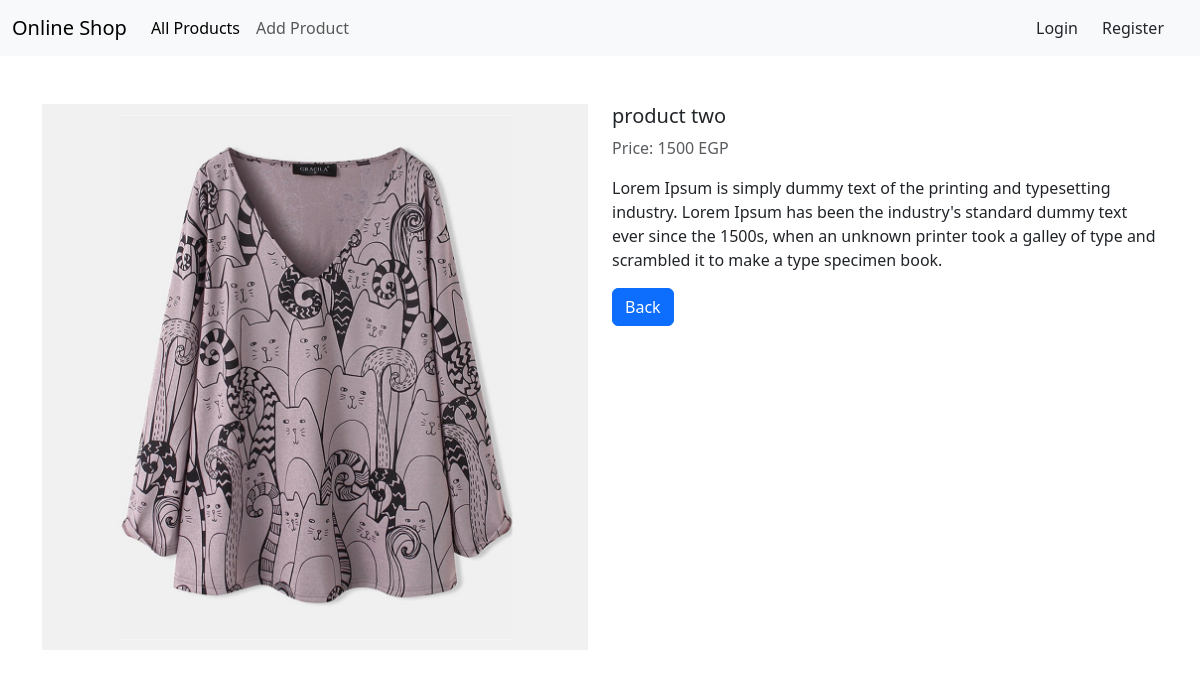
Page /show.php?id=2 on the committed database.
### tables this page shows
CREATE TABLE `products` (
  `id` int(11) UNSIGNED NOT NULL,
  `title` varchar(255) NOT NULL,
  `price` int(11) NOT NULL,
  `desc` text NOT NULL,
  `image` varchar(255) NOT NULL
);

### App.php (called while the page is built, shortened)
<?php
require_once 'classes/request.php';
$request = new Request;

### classes/request.php (called while the page is built, shortened)
<?php
class Request{
    public function get($key){
        return (isset($_GET[$key])) ? $_GET[$key] : null;
    }
}

### show.php (the view, shortened to what this page needs)
<?php
include 'inc/header.php';
require_once 'App.php';
require_once 'inc/connection.php';
?>
<?php
    if($request->check($request->get('id'))){
        $id = $request->get('id');
        $runQuery = $conn->prepare("select * from products where id = :id");
        $runQuery->bindParam(":id", $id, PDO::PARAM_INT);
        $runQuery->execute();
        if ($runQuery->rowCount() == 1){
            $product = $runQuery->fetch(PDO::FETCH_ASSOC);
        }else{
            echo "Product not found";
        }
    }else{
        $request->redirect("index.php");
    }
?>
<div class="container my-5">
    <div class="row">
        <div class="col-lg-6">
            <img src="images/<?= $product['image'] ?>" class="card-img-top">
            </div>
            <div class="col-lg-6">
            <h5 ><?= $product['title'] ?></h5>
            <p class="text-muted">Price: <?= $product['price'] ?> EGP</p>
            <p><?= $product['desc'] ?></p>
            <a href="index.php" class="btn btn-primary">Back</a>
        </div>
    </div>
</div>
<?php include 'inc/footer.php'; ?>

### rows in the picture
products: image (picture), title "product two", price "1500", desc "Lorem Ipsum is simply dummy text of the printing and typesetting industry. Lorem Ipsum has been the industry's standard dummy text ever since the 1500s, when an unknown printer took a galley of type and scrambled it to make a type specimen book."
